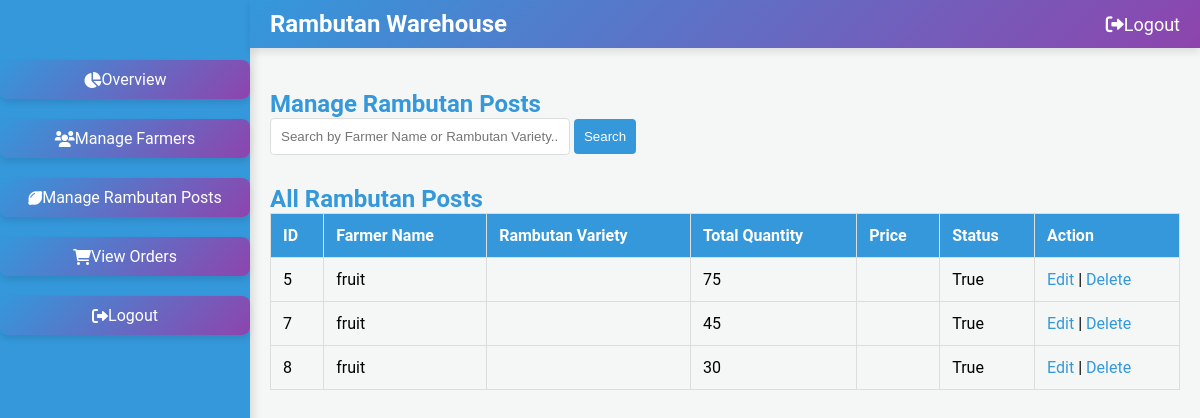
Screenshot of /rambutan/ with the database file from the repository.
### warehouse/models.py (models this page shows, shortened)
class RambutanPost(models.Model):
    farmer = models.ForeignKey('FarmerDetails', on_delete=models.CASCADE, related_name='rambutan_posts')
    PRODUCT_CHOICES = sorted([
        ('Binjai', 'Binjai'),
        ('Caesar', 'Caesar'),
        ('E35', 'E35'),
        ('Hg Deli Baling', 'Hg Deli Baling'),
        ('Jarum Emas', 'Jarum Emas'),
        ('Maharlika', 'Maharlika'),
        ('Malwana', 'Malwana'),
        ('Muar Gading', 'Muar Gading'),
        ('Rambutan N18', 'Rambutan N18'),
        ('Rongrien', 'Rongrien'),
        ('School Boy', 'School Boy'),
        ('other', 'Other')  # 'Other' option placed last
    ], key=lambda x: (x[0] != 'other', x[0]))  # Ensures 'Other' is last
    product = models.CharField(max_length=255, choices=PRODUCT_CHOICES)
    CATEGORY_CHOICES = [
        ('fresh_fruit', 'Fresh Fruit'),
        ('juice', 'Juice'),
        ('pickle', 'Pickle'),
        ('wine', 'Wine'),
    ]
    category = models.CharField(max_length=20, choices=CATEGORY_CHOICES)
    quantity_type = models.CharField(max_length=10, choices=[('kg', 'Kilograms'), ('L', 'Litres')])
    quantity = models.PositiveIntegerField(default=1)
    quantity_left = models.PositiveIntegerField(default=0)
    price = models.DecimalField(max_digits=10, decimal_places=2)
    image = models.ImageField(upload_to='rambutan_images/')
    description = models.TextField()
    created_at = models.DateTimeField(auto_now_add=True)
    is_available = models.BooleanField(default=True)

class FarmerDetails(models.Model):
    MOBILE_NUMBER_PATTERN = '^[6-9]\d{9}$'
    AADHAR_NUMBER_PATTERN = '^\d{12}$'
    ACCOUNT_NUMBER_PATTERN = '^\d{9,18}$'
    IFSC_CODE_PATTERN = '^[A-Z]{4}0[A-Z0-9]{6}$'
    user = models.OneToOneField(Registeruser, on_delete=models.CASCADE, related_name='farmerdetails')
    address = models.TextField()
    mobile_number = models.CharField(max_length=10)
    location = models.CharField(max_length=255)
    aadhar_number = models.CharField(max_length=12)
    bank_name = models.CharField(max_length=255)
    account_number = models.CharField(max_length=18)
    ifsc_code = models.CharField(max_length=11)

class Registeruser(AbstractUser):
    username = models.EmailField(unique=True)
    name = models.CharField(max_length=50,default='noname')
    contact = models.CharField(max_length=250, blank=True)
    address = models.CharField(max_length=250, blank=True)
    place = models.CharField(max_length=100, blank=True)
    role = models.CharField(max_length=10, choices=ROLE_CHOICES)
    groups = models.ManyToManyField(
        Group,
        related_name='registeruser_set',  # Custom related_name
        blank=True,
        help_text='The groups this user belongs to. A user will get all permissions granted to each of their groups.'
    )
    user_permissions = models.ManyToManyField(
        Permission,
        related_name='registeruser_set',  # Custom related_name
        blank=True,
        help_text='Specific permissions for this user.'
    )

### warehouse/views.py (the view)
# urls.py: path('rambutan/', views.manage_rambutan_posts, name='manage_rambutan_posts'),
def manage_rambutan_posts(request):
    query = request.GET.get('search', '')
    if query:
        rambutan_posts = RambutanPost.objects.filter(
            Q(farmer__user__name__icontains=query) | Q(tree_variety__name__icontains=query)
        )
    else:
        rambutan_posts = RambutanPost.objects.all()
    context = {
        'rambutan_posts': rambutan_posts
    }
    return render(request, 'manage_rambutan_posts.html', context)

### warehouse/templates/manage_rambutan_posts.html (shortened to what this page needs)
{% load static %}
<!DOCTYPE html>
<html lang="en">
<head>
    <link rel="stylesheet" href="https://cdnjs.cloudflare.com/ajax/libs/font-awesome/6.0.0-beta3/css/all.min.css">
   <link href="https://cdn.jsdelivr.net/npm/sweetalert2@11/dist/sweetalert2.min.css" rel="stylesheet">
   <link rel="stylesheet" href="{%static 'css/admin_manage_post.css' %}">
</head>
<body>
    <div class="sidebar">
        <ul>
            <li><a href="{% url 'admin_dashboard' %}"><i class="fas fa-chart-pie"></i> Overview</a></li>
            <li><a href="{% url 'manage_farmers' %}"><i class="fas fa-users"></i> Manage Farmers</a></li>
            <li><a href="{% url 'manage_rambutan_posts' %}"><i class="fas fa-lemon"></i> Manage Rambutan Posts</a></li>
            <li><a href="{% url 'view_orders' %}"><i class="fas fa-shopping-cart"></i> View Orders</a></li>
            <li><a href="{% url 'logout' %}"><i class="fas fa-sign-out-alt"></i> Logout</a></li>
        </ul>
    </div>
    <div class="top-navbar">
        <div class="logo">
            <span class="logo-text">Rambutan Warehouse</span>
        </div>
        <ul>
            <li><a href="{% url 'logout' %}"><i class="fas fa-sign-out-alt"></i> Logout</a></li>
        </ul>
    </div>
    <div class="main">
        <h2>Manage Rambutan Posts</h2>
        <div class="search-container">
            <form method="GET" action="">
                <input type="text" name="search" placeholder="Search by Farmer Name or Rambutan Variety...">
                <button type="submit">Search</button>
            </form>
        </div>
        <div class="table-container">
            <h2>All Rambutan Posts</h2>
            <table>
                <tr>
                    <th>ID</th>
                    <th>Farmer Name</th>
                    <th>Rambutan Variety</th>
                    <th>Total Quantity</th>
                    <th>Price</th>
                    <th>Status</th>
                    <th>Action</th>
                </tr>
                {% for post in rambutan_posts %}
                <tr>
                    <td>{{ post.id }}</td>
                    <td>{{ post.farmer.user.name }}</td>
                    <td>{{ post.variety }}</td>
                    <td>{{ post.quantity }}</td>
                    <td>{{ post.price_per_kg }}</td>
                    <td>{{ post.is_available }}</td>
                    <td>
                        <a href="{% url 'edit_rambutan_post' post.id %}">Edit</a> |
                        <a href="{% url 'delete_rambutan_post' post.id %}">Delete</a>
                    </td>
                </tr>
                {% endfor %}
            </table>
        </div>
    </div>
</body>
</html>

### warehouse/static/css/admin_manage_post.css (style rules this page uses)
* { margin: 0; padding: 0; box-sizing: border-box; }
:root { --primary-color: #3498db; --secondary-color: #8e44ad; --accent-color: #27ae60; --light-bg: #f4f7f6; --dark-bg: #333; --text-color: #333; --white: #ffffff; --font-family: 'Roboto', sans-serif; }
body { font-family: var(--font-family); background-color: var(--light-bg); display: flex; min-height: 100vh; }
.sidebar { background-color: var(--primary-color); width: 250px; position: fixed; top: 0; left: 0; height: 100%; padding-top: 40px; transition: width 0.3s ease; box-shadow: 4px 0 8px rgba(0, 0, 0, 0.1); }
.sidebar ul { list-style: none; }
.sidebar ul li { margin: 20px 0; text-align: center; }
.sidebar ul li a { text-decoration: none; color: var(--white); padding: 10px; display: flex; align-items: center; justify-content: center; border-radius: 8px; transition: background-color 0.3s, transform 0.3s ease-in-out; background: linear-gradient(135deg, var(--primary-color), var(--secondary-color)); box-shadow: 0 4px 6px rgba(0, 0, 0, 0.1); }
.top-navbar { background: linear-gradient(135deg, var(--primary-color), var(--secondary-color)); padding: 10px 20px; display: flex; justify-content: space-between; align-items: center; box-shadow: 0 4px 8px rgba(0, 0, 0, 0.1); position: fixed; top: 0; left: 250px; right: 0; z-index: 1000; transition: left 0.3s; }
.top-navbar .logo { display: flex; align-items: center; }
.top-navbar .logo-text { font-size: 24px; color: var(--white); font-weight: bold; }
.top-navbar ul { list-style: none; display: flex; gap: 20px; align-items: center; }
.top-navbar ul li a { text-decoration: none; color: var(--white); font-size: 18px; display: flex; align-items: center; }
.main { margin-left: 250px; padding: 20px; margin-top: 70px; width: calc(100% - 250px); }
.table-container { margin-top: 30px; }
table { width: 100%; border-collapse: collapse; }
table, th, td { border: 1px solid #ddd; }
th, td { padding: 12px; text-align: left; }
th { background-color: var(--primary-color); color: white; }
td a { text-decoration: none; color: var(--primary-color); }
.search-container { margin-bottom: 20px; }
.search-container input[type="text"] { padding: 10px; width: 300px; border: 1px solid #ddd; border-radius: 4px; }
.search-container button { padding: 10px; background-color: var(--primary-color); color: white; border: none; border-radius: 4px; cursor: pointer; }
h2 { color: #3498db; }

### rows the page displays
RambutanPost: id "5", farmer.user.name "fruit", quantity "75", is_available "True"
RambutanPost: id "7", farmer.user.name "fruit", quantity "45", is_available "True"
RambutanPost: id "8", farmer.user.name "fruit", quantity "30", is_available "True"
